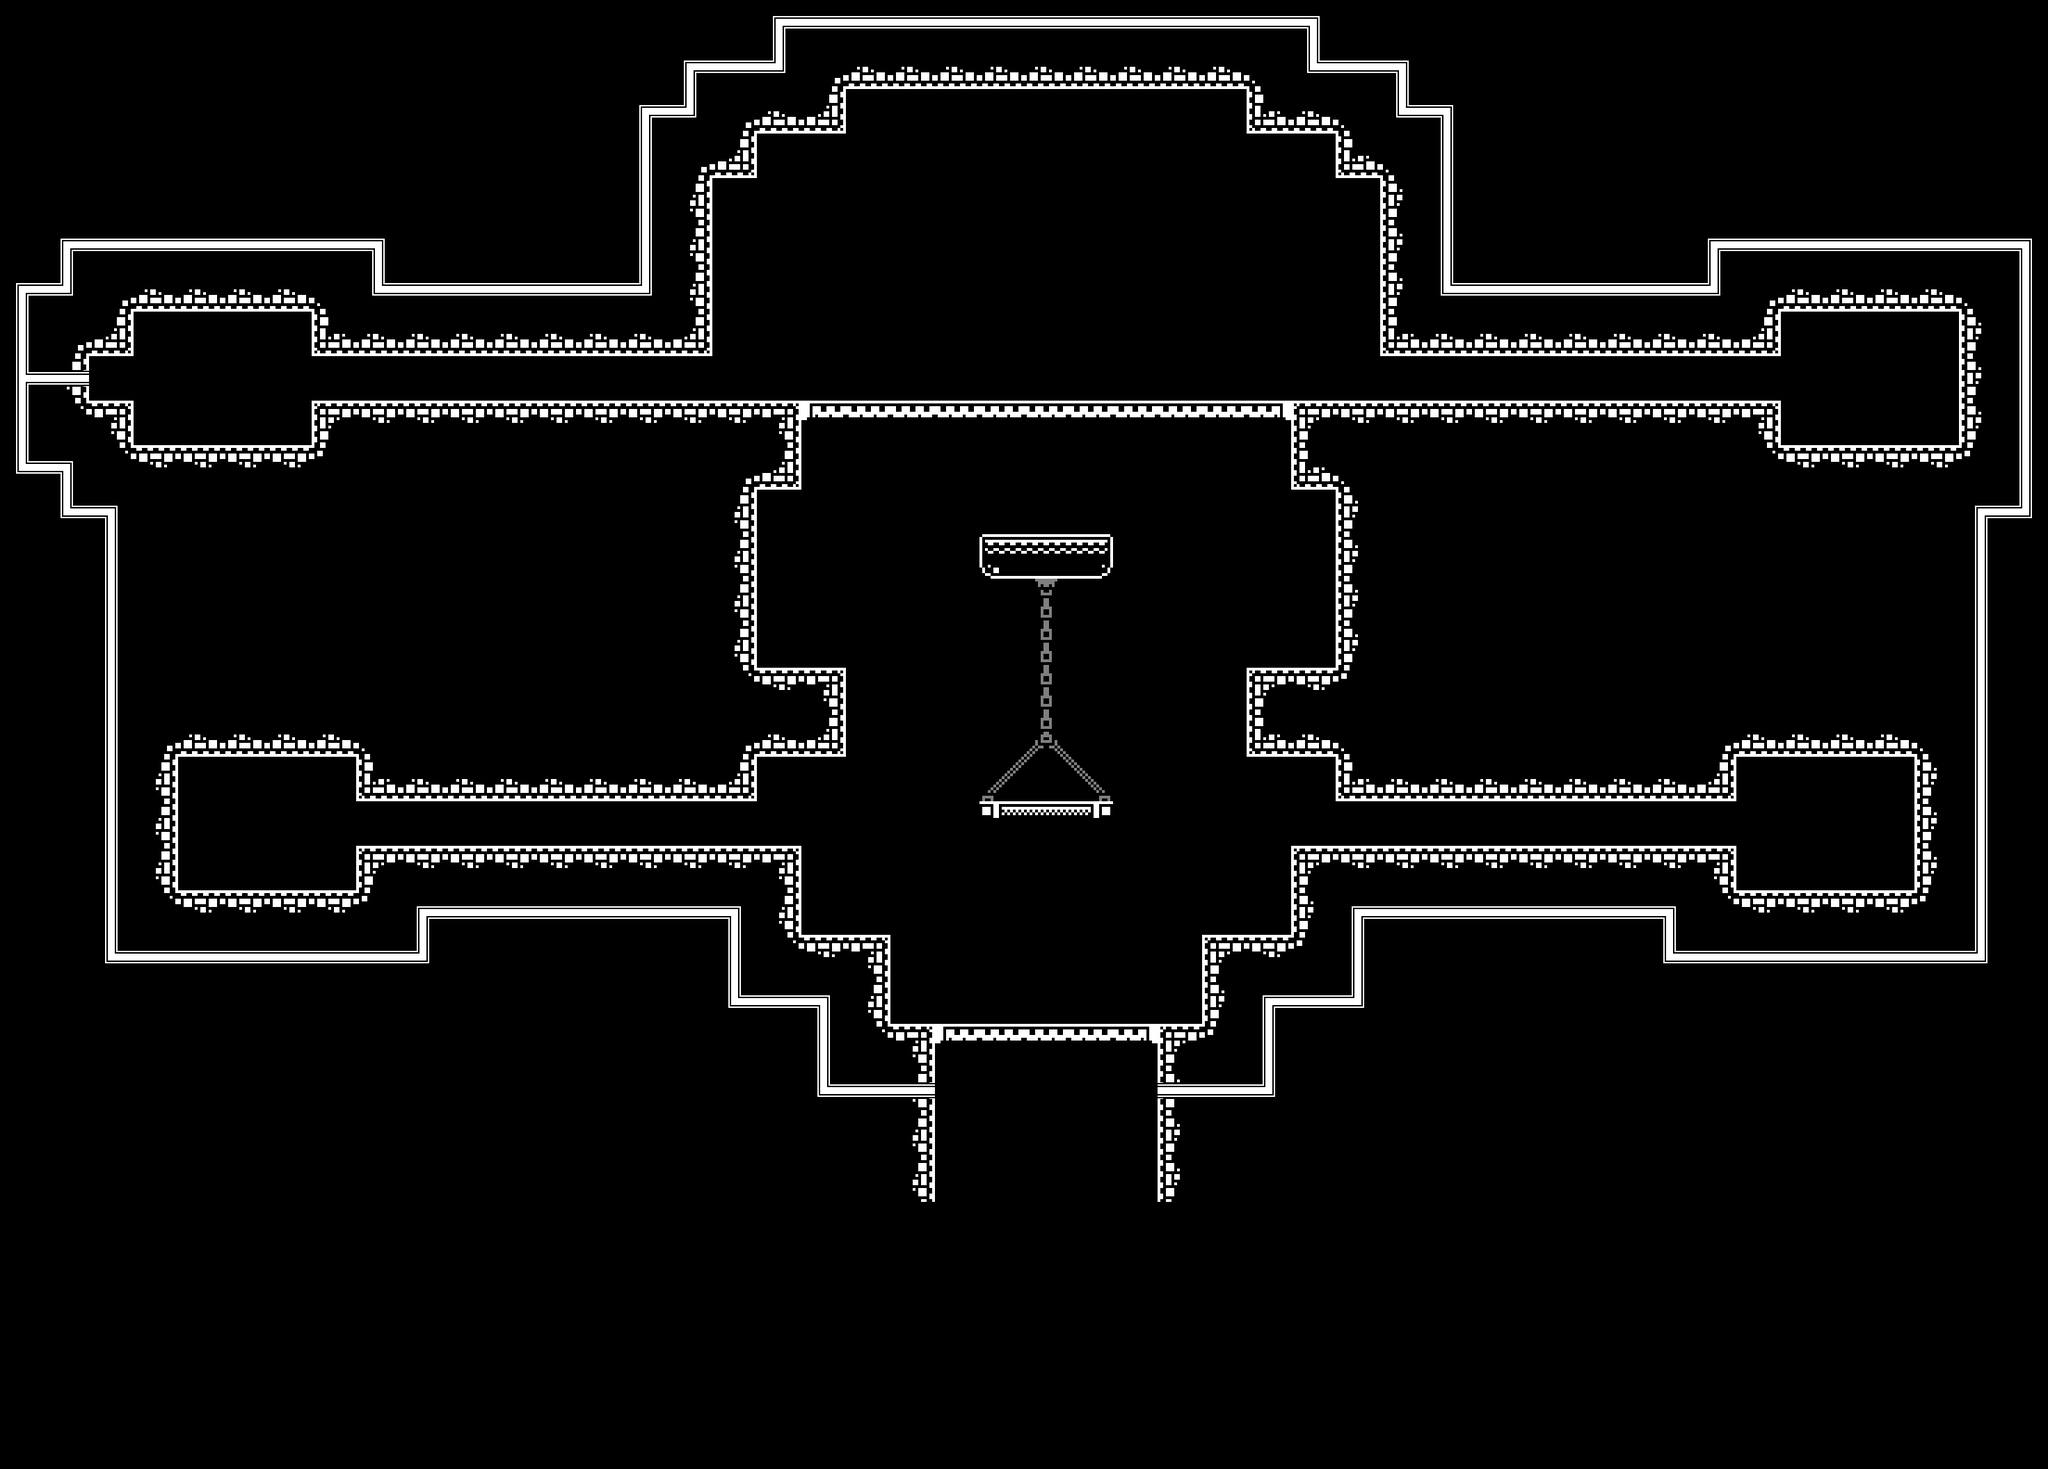

Tiled map render using the project's own tile images. Description and the map definition, with tile-layer contents summarised, below:
An orthogonal 46x33 tile map with 64x64 px tiles, 3 tile layers (MainLayer, Decorations, Cable1), 2 tilesets and 38 objects.

<map version="1.10" tiledversion="1.10.2" orientation="orthogonal" renderorder="right-down" width="46" height="33" tilewidth="64" tileheight="64" infinite="0" nextlayerid="7" nextobjectid="203">
 <tileset firstgid="1" source="Tileset_64x64.tsx" />
 <tileset firstgid="401" source="CableTileset_64x64.tsx" />
 <layer id="1" name="MainLayer" width="46" height="33">
  <properties>
   <property name="unity:SortingOrder" value="-4" />
  </properties>
  <data>[1518 cells, 233 non-empty, 21 distinct tile ids]</data>
 </layer>
 <layer id="4" name="Decorations" width="46" height="33" opacity="0.5">
  <properties>
   <property name="name" value="decorations" />
   <property name="unity:SortingOrder" value="-3" />
  </properties>
  <data>[1518 cells, 7 non-empty, 6 distinct tile ids]</data>
 </layer>
 <layer id="3" name="Cable1" width="46" height="33">
  <properties>
   <property name="unity:SortingOrder" value="11" />
  </properties>
  <data>[1518 cells, 142 non-empty, 7 distinct tile ids]</data>
 </layer>
 <objectgroup color="#00ff00" id="2" name="Colliders">
  <properties>
   <property name="unity:Tag" value="Environment" />
   <property name="unity:layer" value="Environment" />
  </properties>
  <object id="97" x="64" y="448" width="64" height="192" />
  <object id="98" x="128" y="384" width="64" height="128" />
  <object id="99" x="192" y="384" width="256" height="64" />
  <object id="100" x="448" y="256" width="576" height="256" />
  <object id="102" x="960" y="128" width="128" height="128" />
  <object id="103" x="1088" y="64" width="128" height="128" />
  <object id="136" x="1408" y="768" width="192" height="64" />
  <object id="164" x="1792" y="64" width="128" height="128" />
  <object id="165" x="1920" y="128" width="128" height="128" />
  <object id="166" x="1984" y="256" width="576" height="256" />
  <object id="167" x="1216" y="64" width="576" height="64" />
  <object id="168" x="2560" y="384" width="256" height="64" />
  <object id="180" x="448" y="576" width="704" height="128" />
  <object id="182" x="1856" y="576" width="704" height="128" />
  <object id="183" x="1088" y="960" width="128" height="128" />
  <object id="184" x="512" y="704" width="576" height="448" />
  <object id="185" x="1792" y="960" width="128" height="128" />
  <object id="186" x="1920" y="704" width="576" height="448" />
  <object id="187" x="128" y="576" width="64" height="128" />
  <object id="188" x="192" y="640" width="256" height="64" />
  <object id="189" x="192" y="704" width="320" height="384" />
  <object id="190" x="192" y="1088" width="64" height="256" />
  <object id="191" x="256" y="1280" width="256" height="64" />
  <object id="192" x="512" y="1216" width="640" height="192" />
  <object id="193" x="1152" y="1344" width="128" height="192" />
  <object id="194" x="1280" y="1472" width="64" height="256" />
  <object id="195" x="1664" y="1472" width="64" height="256" />
  <object id="196" x="1728" y="1344" width="128" height="192" />
  <object id="197" x="1856" y="1216" width="640" height="192" />
  <object id="198" x="2496" y="1280" width="256" height="64" />
  <object id="199" x="2752" y="1088" width="64" height="256" />
  <object id="200" x="2496" y="704" width="320" height="384" />
  <object id="201" x="2560" y="640" width="256" height="64" />
  <object id="202" x="2816" y="384" width="64" height="320" />
 </objectgroup>
 <objectgroup color="#0000ff" id="5" name="JumpThrough">
  <properties>
   <property name="unity:Tag" value="JumpThrough" />
  </properties>
  <object id="122" x="1152" y="576" width="704" height="24" />
  <object id="173" x="1408" y="1152" width="192" height="24" />
  <object id="174" x="1344" y="1472" width="320" height="24" />
 </objectgroup>
 <objectgroup color="#ff0000" id="6" name="Hazards">
  <properties>
   <property name="name" value="hazards" />
   <property name="unity:Tag" value="Hazards" />
  </properties>
  <object id="118" x="1920.12" y="1180.28" width="576" height="36" />
 </objectgroup>
</map>
